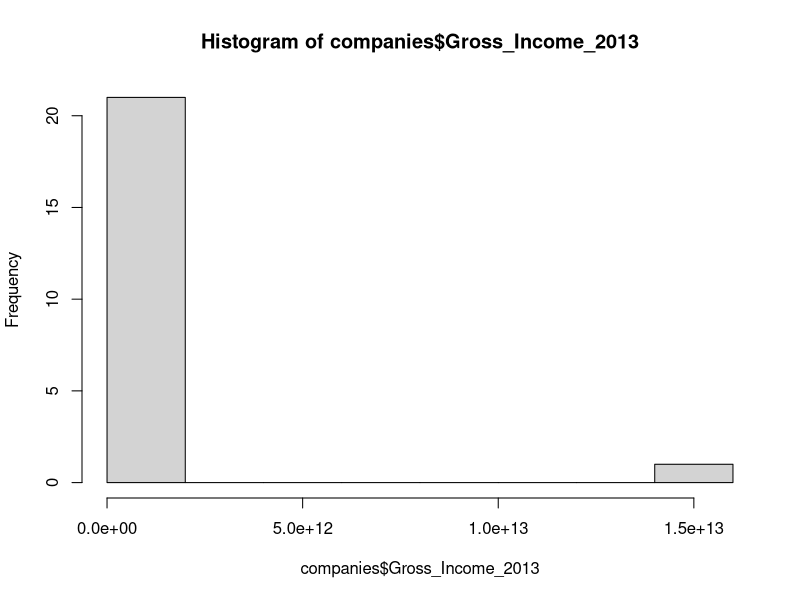
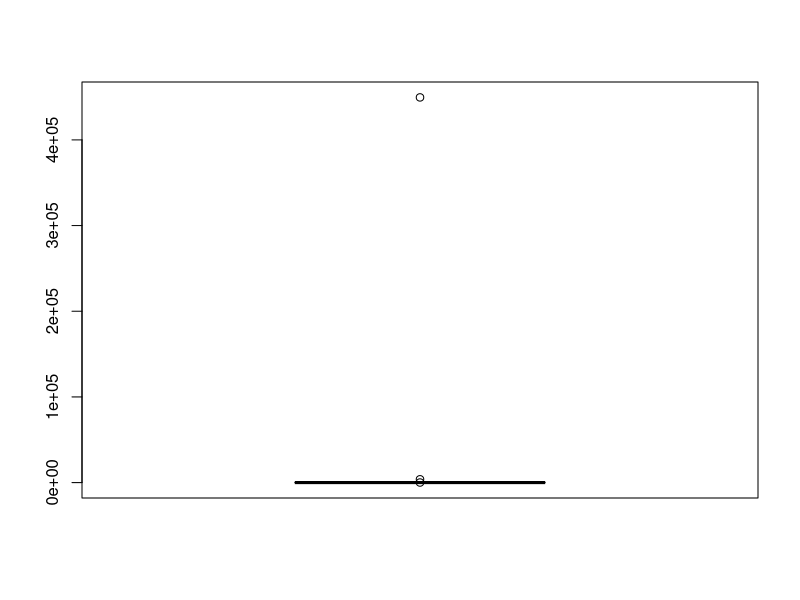

Recreate these plots in R, in order. (Note: this script raises an error after producing the figures.)
#!/usr/bin/env Rscript

# Run with 'Rscript data_cleaning_and_exploration.r'

## Data Cleaning and Standardization:
##   1. Inital Exploration
##     a. Data set dimensions (number of rows and columns)
##     b. Summary of variables
##     c. Identify potential problems
##     d. Quick visualization
##       1. Why visualize? Look at Anscombe’s quartet for an example.
##       2. Observe outlying values
##       3. Observe and understand the shape of the distributions
##   2. Fixing errors
##     a. Remove irrelevant columns or rows
##     b. Identify and deal with missing values
##     c. Look for and remove incorrect data (impossible values, duplicates, typos, and extra spaces)
##     d. Errors vs. Artifacts
##   3. Standardize values
##      a. Scaling (changing the range of data)
##      b. Normalization
##   4. Dimensionality reduction: Can you get rid of any columns?
##      a. High ratio of missing values (based on a determined threshold)
##      b. High correlation with other variable(s)
##      c. Various methods discussed here
##   5. Repeat visualization
##   6. Write a cleaned data frame to a .csv file
##   7. Convert your df to a tibble
##
## Data Exploration:
##   1. Descriptive Stats
##   2. Exploratory Data Analysis (EDA)
##   3. Visual presentation

# Load the dataset
# Identifies missing data more accurately. Why is this?
library(readr)
companies <- read_csv("datasets/company_dataset.csv")


##
## 1. Initial Exploration
##   a. Summary of variables
##   b. Data set dimensions (number of rows and columns)
##   c. Identify potential problems
##   d. Quick visualization
##     1. Why visualize? Look at Anscombe’s quartet for an example.
##     2. Observe outlying values
##     3. Observe and understand the shape of the distributions

# Look at the data frame
View(companies)

# Summarize the data
summary(companies)

# Look at the data structure
str(companies)

# Type of data structure in R
class(companies)

# Data set dimensions
dim(companies)

# Quick Visual Exploration
#
# This helps us get an idea about the distribution of values for different variables and lets us know if we have any outliers
hist(companies$Gross_Income_2013)
boxplot(companies$Num_widgets)


## 2. Fixing Errors
##
##   a. Remove irrelevant columns or rows
##

# Add some content here

## 2. Fixing Errors
##
##   b. Identify and deal with missing values
##
##      IMPORTANT NOTE: Verify that all missing values are actually missing. If you notice more missing values
##                      than expected, make sure there wasn't a problem at the data import step.

###
# Count the number of missing values
###

# Checking for missing values; returns a logical data frame with TRUE if value is missing, FALSE otherwise
is.na(companies)

# Returns the number of missing values in each column
sapply(companies, function(x) sum(is.na(x)))

# Returns just columns with missing values
missing_vals <- sapply(companies, function(x) sum(is.na(x)))
missing_vals[missing_vals > 0]

# List all records that have any missing values
companies[!complete.cases(companies),]

###
# Decide what to do with missing values
###

# Ignore
#
# If you choose to ignore missing values remember to use `na.rm = TRUE` for aggregate functions or you will
# get `NA` as a result:
mean(companies$Num_widgets, na.rm=TRUE)

# Exclude
#
# Return all rows with missing values in at least one column
companies[!complete.cases(companies),]

# Create a new data frame containing only rows with no missing data
companies_new <- na.omit(companies)

# Replace
#
# Eliminate all missing values from a data frame
na.omit(companies)

# Eliminate all missing values from all values in a column
na.omit(companies$Status)

# Replace all NA's in a data frame with '0'
companies[is.na(companies)] <- 0

# Replace all NA's in a data frame column with '0'
companies$Num_widgets[is.na(companies$Num_widgets)] <- 0

# Replace all NA's in a column with the median value of the column
companies$Num_widgets[is.na(companies$Num_widgets)] <- median(companies$Num_widgets)

## 2. Fixing Errors
##
##   c. Look for and remove incorrect data (impossible values, duplicates, typos, and extra spaces)
##

# Recode impossible values to missing
#
# If you know that a particular range of values for a variable is invalid, you can set those values
# as missing so as not to throw off your analysis later on:

# Recode negative (impossible) values in the Num_widgets column to NA
companies$Num_widgets[companies$Num_widgets < 0] <- NA

# Duplicates
#
# Are any of the rows in our data frame duplicated?
# Returns the array index of the first duplicate if any, otherwise 0.
anyDuplicated(companies)

    # a	ABC Ltd.	                  	500000	1    yes 1/1/14 10:00
    # b	Forward Fashion	    silver     	100000	5    no  1/1/14 13:24
    # b	Forward Fashion	    silver     	100000	5    no  1/1/14 13:24
    # b	Forward Fashion	    silver     	100000	5    no  1/1/14 13:24
    # c	Finance Wizard      gold	    123409	67   no  1/1/14 15:05

# Logical vector that shows duplicates
duplicated(companies)

# Row indeces of duplicates
# https://stackoverflow.com/questions/12495345/find-indices-of-duplicated-rows
which(duplicated(companies) | duplicated(companies[nrow(companies):1, ],fromLast = TRUE)[nrow(companies):1])

# Works too. Why use the above command?
which(duplicated(companies))

# Create a new data frame of only unique rows
unique_companies <- unique(companies)

# Same using the dplyr package
library(dplyr)
unique_companies <- companies %>% distinct()

# Remove duplicated rows based on duplication in a specific column
companies %>% distinct(Account_Name, .keep_all = TRUE)

# For more details you can use a table to find duplicated values in columns that should contain unique
# values only. Then you can look at the associated full records to see what kind of duplication it is
# (e.g., full row vs. mistakenly entered Account_Name)

# Lists the values of 'Account_Name' and the number of times they occur
occurrences <- data.frame(table(companies$Account_Name))

# tells you which ids occurred more than once.
occurrences[occurrences$Freq > 1,]

# Returns the records that contain the duplicated 'Account_Name'
companies[companies$Account_Name %in% occurrences$Var1[occurrences$Freq > 1],]

# Typos
#
# Identifiy typos in status categories...
table(companies$Status, useNA = "ifany")

# then fix them
companies$Status[companies$Status == "bornze"] <- "bronze"

# Same for the 'Complete' column
table(companies$Complete, useNA = "ifany")
companies$Complete[companies$Complete == "yess"] <- "yes"
companies$Complete[companies$Complete == "NOT"] <- "no"

# Removing Extra Spaces
#
# Eliminate all leading and trailing white space from every value in the data frame
# sapply returns a matrix, so we have to cast companies_no_ws back as a data frame.
companies_no_ws <- as.data.frame(sapply(companies, function(x) trimws(x)), stringsAsFactors = FALSE)

# Works on columns
# Removes leading and trailing white space from specific columns
library(stringr)
companies$Complete <- str_trim(companies$Complete)

# Remove extra spaces within account names
companies$Account_Name <- gsub("\\s+"," ", companies$Account_Name)

# Fixing case issues with categorical data
#
# Look at the different status categories again...
table(companies$Status, useNA = "ifany")

# ...and change them all to lower case
companies$Status <- sapply(companies$Status, tolower)

# check your work
table(companies$Status, useNA = "ifany")


## 2. Fixing Errors
##
##   d. Errors vs. Artifacts
##

# Sometimes during the import, organization, or cleaning stages of a project you inadvertantly introduce
# artifacts into your data. For example, when you import data in Excel it sometimes chooses the wrong data
# type for one or more of your columns (assigning a column with eight digit numeric values as type 'date').
# Keep this in mind so you don't carry these artifacts into your analysis steps.


## 3. Standardize values
##
##   a. Scaling (changing the range of data)
##

# https://www.thekerneltrip.com/statistics/when-scale-my-data/
# Scaling vs. normalization: https://www.quora.com/When-should-you-perform-feature-scaling-and-mean-normalization-on-the-given-data-What-are-the-advantages-of-these-techniques

# If you want to compare columns that are on a different scale, you need to change both sets of values to
# use a common scale. Algorithms such as SVM and KNN treat a change of '1' in a value with the same importance.

# https://stackoverflow.com/questions/15215457/standardize-data-columns-in-r
dat <- data.frame(x = rnorm(10, 30, .2), y = runif(10, 3, 5))
scaled.dat <- scale(dat)

# check that we get mean of 0 and sd of 1
colMeans(scaled.dat)  # faster version of apply(scaled.dat, 2, mean)
apply(scaled.dat, 2, sd)


## 3. Standardize values
##
##   b. Normalization (changing the shape of the distribution of the data)
##

# Needed when running algorithms that assume a normal distribution such as t-test, ANOVA, linear regression,
# LDA, and Gaussian Naive Bayes.
# We can make a "right-skewed" variable in the following manner:
# [a] drawing from a (standard)-normal distribution, and then:
# [b] exponentiating the results

x <- exp(rnorm(100,0,1))  # Combined [a] and [b]

hist(x)           # Plot the original right-skewed variable;
hist(log(x))      # plot the logged-version of the variable.


##   4. Dimensionality reduction: Can you get rid of any columns?
##      a. High ratio of missing values (based on a determined threshold)
##      b. High correlation with other variable(s)
##      c. Various methods discussed here

## 5. Repeat visualization

library(ggplot2)
ggplot(companies, aes(x = Status, fill = Complete)) + geom_bar()

## 6. Write a cleaned data frame to a .csv file
write.csv(companies, "output/companies_cleaned.csv", row.names = FALSE)

## 7. Convert your data frame to a tibble

# With the 'dplyr' package, you can convert your data from to a tibble
companies_tbl <- as_tibble(companies_cleaned)
companies_tbl

# Check out the newly created tibble with 'glimpse'
glimpse(companies_tbl)

# Convert back to a data frame if you like
companies_cleaned <- as.data.frame(companies_tbl)

# test
median_gross <- companies %>%
  summarize (median_gross = median(Gross_Income_2013))
